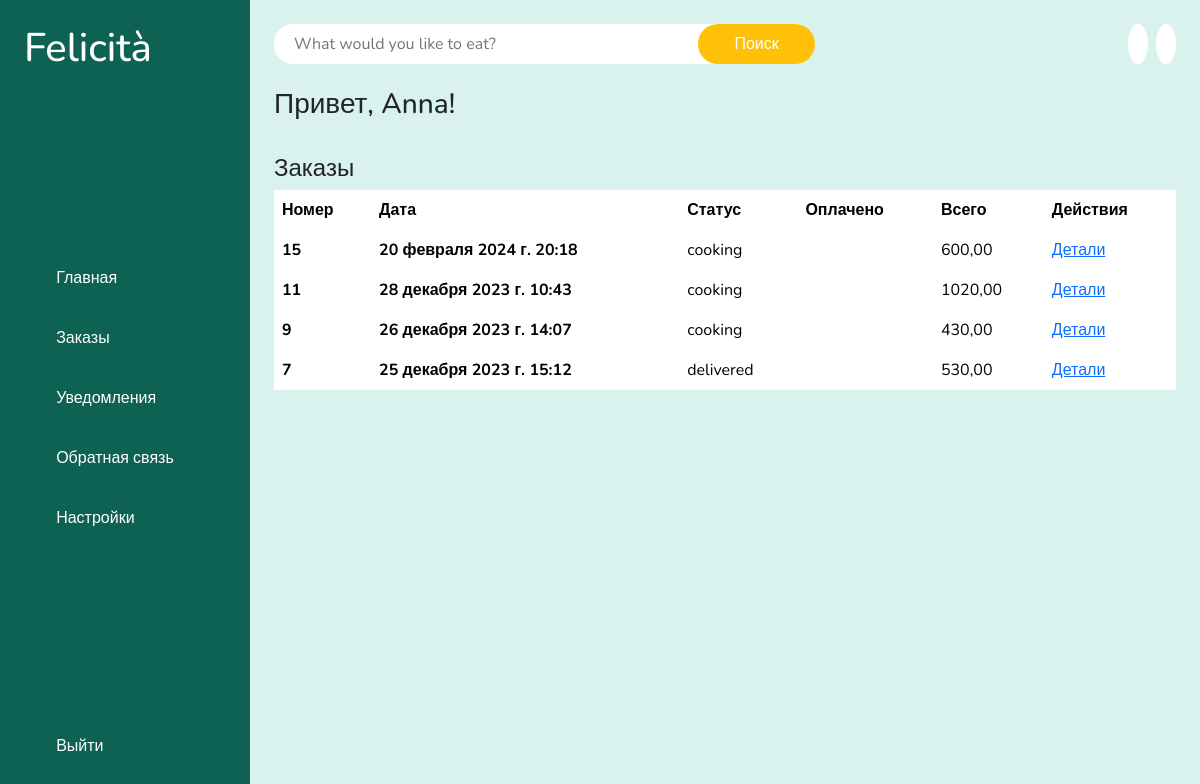
/dashboard/ (signed in), run on the app's committed database.
### userauths/models.py (models this page shows)
class User(AbstractUser):
    email = models.EmailField(unique=True)
    username = models.CharField(max_length=100)
    bio = models.CharField(max_length=100)
    USERNAME_FIELD = "email"
    REQUIRED_FIELDS = ["username"]
    def __str__(self):
        return self.username

### core/models.py (models this page shows)
class CartOrder(models.Model):
    user = models.ForeignKey(User, on_delete=models.CASCADE)
    price = models.DecimalField(max_digits=10, decimal_places=2)
    paid_status = models.BooleanField(default=False)
    order_date = models.DateTimeField(auto_now_add=True)
    status = models.CharField(choices=STATUS, max_length=30, default="cooking")
    class Meta:
        verbose_name = "Заказ"
        verbose_name_plural = "Заказы"

### core/views.py (the view)
# urls.py: path("dashboard/", customer_dashboard, name='dashboard'),
def customer_dashboard(request):
    orders = CartOrder.objects.filter(user=request.user).order_by("-id")
    context = {
        "orders": orders
    }
    return render(request, 'core/dashboard.html', context)

### templates/core/dashboard.html (shortened to what this page needs)
{% extends "partials/base.html" %}
{% load static %}
{% block content %}
    <br>
        <h3>Привет, {{ request.user|title }}!</h3>
        <br>
        <h4>Заказы</h4>
        <table class="table table-borderless">
            <thead>
            <tr>
                <th scope="col">Номер</th>
                <th scope="col">Дата</th>
                <th scope="col">Статус</th>
                <th scope="col">Оплачено</th>
                <th scope="col">Всего</th>
                <th scope="col">Действия</th>
            </tr>
            </thead>
            <tbody>
            {% for o in orders %}
            <tr>
                <th scope="row">{{ o.id }}</th>
                <th scope="row">{{ o.order_date }}</th>
                <td>{{ o.status }}</td>
                {% if o.paid_status == True %}
                <td></td>
                {% else %}
                <td></td>
                {% endif %}
                <td>{{ o.price }}</td>
                <td><a href="{% url "core:order-detail" o.id %}">Детали</a></td>
            </tr>
            {% endfor %}
            </tbody>
        </table>
    </div>
{% endblock content %}

### static/style.css (style rules this page uses)
:root { --primaryColor: #0e6253; --secondaryColor: #ffc107; --whiteColor: #fff; --blackColor: #222; --softGreenColor: #d9f2ee; --darkGrey: #a7a7a7; --grayColor: #f5f5f5; }
* { margin: 0; padding: 0; box-sizing: border-box; outline: none; font-family: 'Nunito', sans-serif; }
body { width: 100%; height: auto; display: flex; }

### data on the page
User: user "Anna"
CartOrder: id "15", order_date "20 февраля 2024 г. 20:18", status "cooking", price "600,00"
CartOrder: id "11", order_date "28 декабря 2023 г. 10:43", status "cooking", price "1020,00"
CartOrder: id "9", order_date "26 декабря 2023 г. 14:07", status "cooking", price "430,00"
CartOrder: id "7", order_date "25 декабря 2023 г. 15:12", status "delivered", price "530,00"
